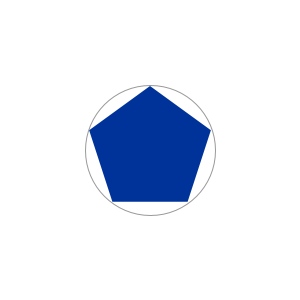
Frame 1 (no input)
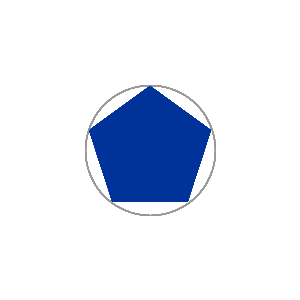
Frame 60 (the mouse pressed at the canvas centre just before this capture)
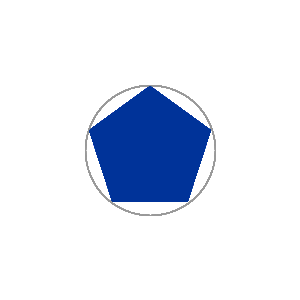
Frame 120 (the mouse held since frame 60 and released just before this capture)

The Processing sketch that drew these frames (run headless with seeded random() and noise(); from frame 60 on, the mouse is pressed at the canvas centre):

// Processing sketch: fp_pg_q_03_11
// ── fp_pg_q_03_11.pde
void setup() {
  size(300, 300);
  background(255, 255, 255);
}

// 問題 3.11 半径 65 画素の円に内接する正 5 角形を算術演算子を用いて描画せよ．
void draw() {
  //
  strokeWeight(1);
  stroke(153, 153, 153);
  noFill();
  ellipse(150, 150, 130, 130);
  //
  noStroke();
  fill(0, 51, 153);
  Polygon(150, 150, 64, 5, -PI/2);
}

//------------------------------------------------------------------//
// float x Center x coordinate
// float y Center y coordinate
// int r Radius of circumscribed circle
// int ratio  denominator rate
// float  = ; rotate Rotational correction rate
//------------------------------------------------------------------//
void Polygon(float x, float y, float CircumscribedCircle, int p, float rotatete) {
  // http://www.d-improvement.jp/learning/processing/2011-a/08.html
  pushMatrix();
  translate(x, y);
  rotate(rotatete);
  beginShape();
  for (int i = 1; i <= p; i++) {
    vertex(CircumscribedCircle * cos(radians(360 * i/p)), CircumscribedCircle * sin(radians(360 * i/p)));
  }
  endShape(CLOSE);
  popMatrix();
}
